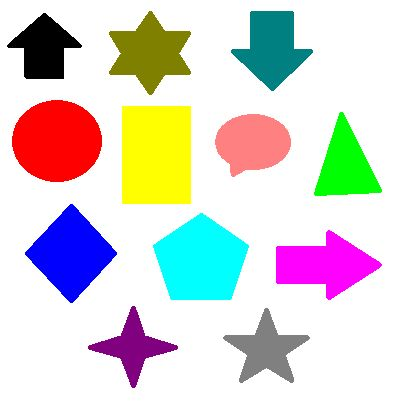
#> input picture A) Image Processing/z) Image Processing/drive codes/1.jpg, 405 x 419 px, found by its file name
$ python brightnessContrast.py
#> lines starting #> are read from the running program, lines starting #| are printed output that depends on the picture; after the words box and inside, x2 and y2 are one past the last pixel; in counts of white or black regions, pixels touching at a corner belong together; long printed decimals are rounded
import cv2
import numpy as np

img =cv2.imread("1.jpg")
#> img is the input picture: shape (419, 405, 3); mean B, G, R 212, 215.1, 217.7
img=np.array(img)

h, w, c = img.shape
#> h = 419; w = 405; c = 3
print('width:  ', w)
#| width:   405
print('height: ', h)
#| height:  419
print('channel:', c)
#| channel: 3

# [5 lines of commented-out code are left out]
grayImage=np.array([[0]*w]*h, 'uint8')


for i in range(h):
    for j in range (w):
        grayImage[i][j]=0.11*img[i][j][0]+0.59*img[i][j][1]+0.3*img[i][j][2]
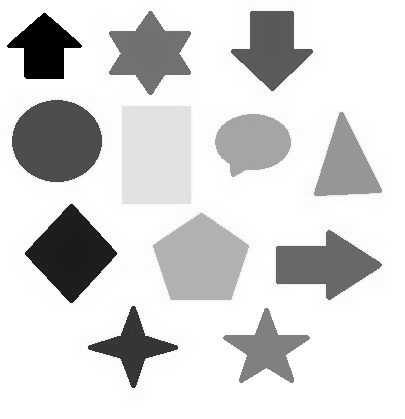
#> grayImage: shape (419, 405); min 0, max 255, mean 215.3

#grayImage=grayImage/255

for i in range(h):
    for j in range (w):
        grayImage[i][j]=grayImage[i][j]/255
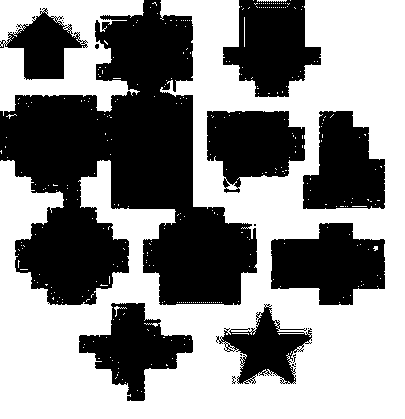
#> grayImage: shape (419, 405); values 0 (black) and 1 (white), 54.2% white; 25 black regions (17 under 20 px), largest, box (x1, y1, x2, y2) and area: (0, 0, 257, 305) 41506, (271, 223, 385, 305) 6651, (223, 0, 321, 97) 6275

#    print(logImage20[i])
#grayImage=float(grayImage)
s=0.0
ss=0.0
for i in range(h):
    for j in range (w):
        s=s+grayImage[i][j]
#> after the loop, s = 91980

brightness=s/(h*w)
#> brightness = 0.542

for i in range (h):
    for j in range (w):
        ss=ss+(grayImage[i][j]-brightness)*(grayImage[i][j]-brightness)
#> after the loop, ss = 42124

contrast=np.sqrt(ss/(h*w))
#> contrast = 0.498

print('brightness', brightness)
#| brightness 0.542
print('contrast', contrast)
#| contrast 0.4982

#print(rImage)
cv2.imshow('grayComImage', grayImage)

cv2.waitKey(0)
cv2.destroyAllWindows()
